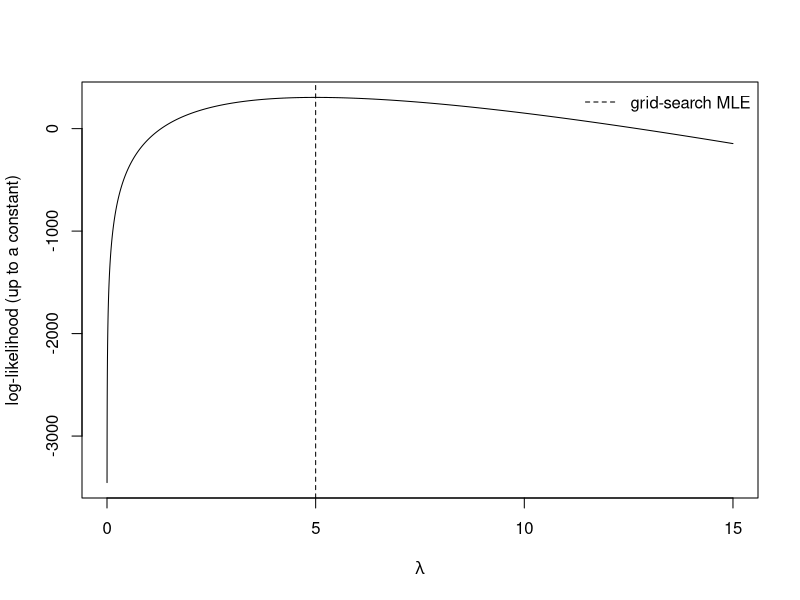

This figure's R source:
## ---- chunk 1
library(knitr)
library(magrittr)
library(kableExtra)
## ---- chunk 2
# Grid-search verification of Poisson MLE
# Given: sum(x_i) = 500, n = 100  => calculus MLE: lambda_hat = 500/100 = 5

S <- 500
n <- 100
lambda_hat_calc <- S / n

# Log-likelihood up to an additive constant (drops sum(log(x_i!)) since it doesn't depend on lambda)
loglik <- function(lambda, S, n) {
  ifelse(lambda > 0, S * log(lambda) - n * lambda, -Inf)
}

# Create a fine grid around the expected MLE
lambda_grid <- seq(0.001, 15, by = 0.001)
ll_vals <- loglik(lambda_grid, S, n)

# Grid-search MLE
lambda_hat_grid <- lambda_grid[which.max(ll_vals)]

# Print results
cat("Calculus-based MLE (S/n):", lambda_hat_calc, "\n")
cat("Grid-search MLE:", lambda_hat_grid, "\n")
cat("Absolute difference:", abs(lambda_hat_grid - lambda_hat_calc), "\n")

# Visualization: grid-search MLE 
plot(lambda_grid, ll_vals, type = "l",
     xlab = expression(lambda),
     ylab = "log-likelihood (up to a constant)")
abline(v = lambda_hat_grid, lty = 2)
legend("topright",
       legend = "grid-search MLE",
       lty = 2,
       bty = "n")
## ---- chunk 3

    # Given counts
    B <- 10      # number of baskets
    n <- 25      # total shots
    M <- n - B   # number of misses

    # Log-likelihood function for p_B
    loglik <- function(p, B, M) {
      B * log(p) + M * log(1 - p)
    }

    # Compute log-likelihoods
    ll_40 <- loglik(0.40, B, M)
    ll_30 <- loglik(0.30, B, M)

    # Compare
    ll_40
    ll_30
    ll_40 - ll_30
    exp(ll_40 - ll_30)
## ---- chunk 4
    games <- c("BMMBB","MBMBM","MMBBB","BMMMB","MMMMM")
    n_games <- length(games)

    # ---- No hot hand (1-param): p_B
    all_shots <- unlist(strsplit(paste(games, collapse=""), ""))
    B_total <- sum(all_shots == "B")
    n_total <- length(all_shots)

    p_hat_noHH <- B_total / n_total

    loglik_noHH <- function(p, B, n){
      if(p <= 0 || p >= 1) return(-Inf)
      B*log(p) + (n-B)*log(1-p)
    }

    ll0_hat <- loglik_noHH(p_hat_noHH, B_total, n_total)

    # ---- Hot hand (2-param): p_B (after miss or first), p_BB (after basket)
    s0 <- n0 <- s1 <- n1 <- 0

    for(seq in games){
      x <- unlist(strsplit(seq, ""))

      # first shot counts as "after miss or first" category
      n0 <- n0 + 1
      if(x[1] == "B") s0 <- s0 + 1

      # transitions
      for(t in 2:length(x)){
        prev <- x[t-1]; curr <- x[t]
        if(prev == "M"){
          n0 <- n0 + 1
          if(curr == "B") s0 <- s0 + 1
        } else { # prev == "B"
          n1 <- n1 + 1
          if(curr == "B") s1 <- s1 + 1
        }
      }
    }

    p_hat_HH  <- s0 / n0
    pBB_hat_HH <- s1 / n1

    loglik_HH <- function(p, pBB, s0, n0, s1, n1){
      if(p <= 0 || p >= 1 || pBB <= 0 || pBB >= 1) return(-Inf)
      s0*log(p) + (n0-s0)*log(1-p) + s1*log(pBB) + (n1-s1)*log(1-pBB)
    }

    ll1_hat <- loglik_HH(p_hat_HH, pBB_hat_HH, s0, n0, s1, n1)

    # ---- LRT
    D <- 2*(ll1_hat - ll0_hat)
    p_value <- 1 - pchisq(D, df = 1)

    cat("NoHH MLE p_B =", p_hat_noHH, "\n")
    cat("HH  MLE p_B =", p_hat_HH, " ; p_B|B =", pBB_hat_HH, "\n")
    cat("LRT statistic D =", D, "\n")
    cat("p-value =", p_value, "\n")
